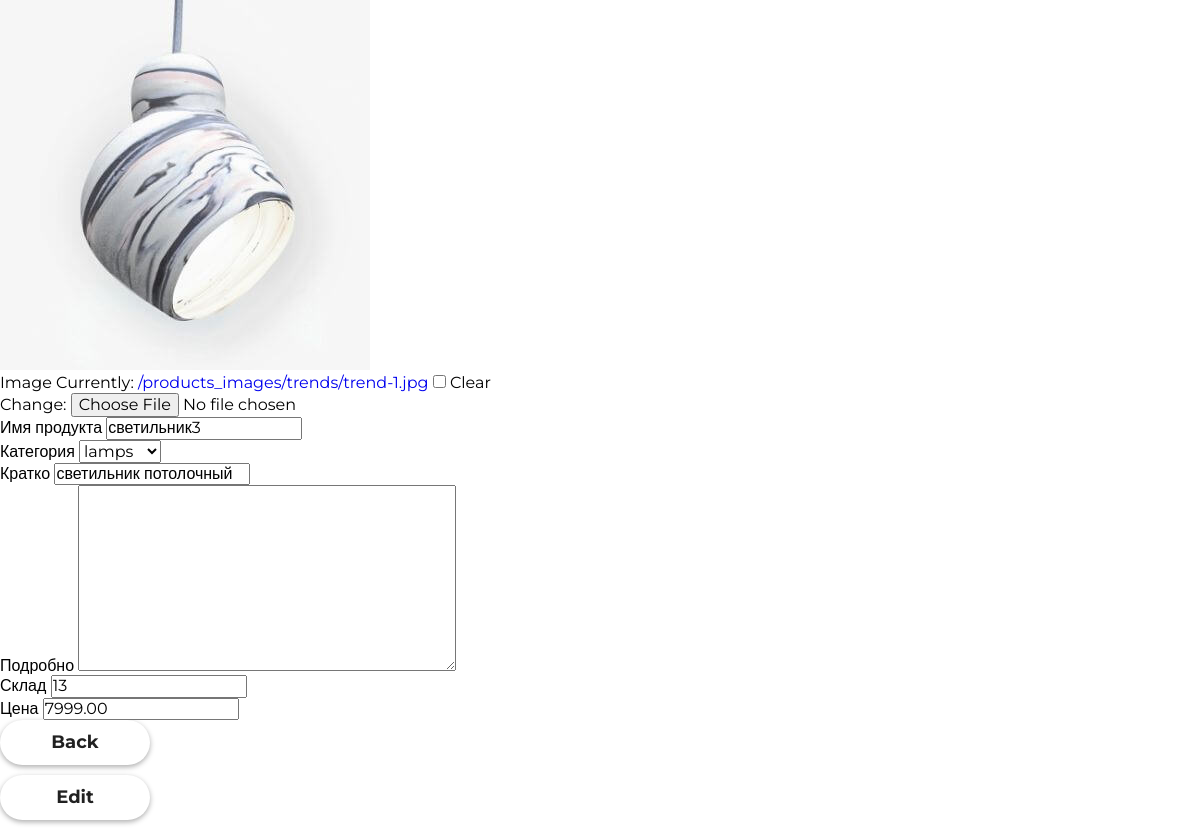
/products/product_list/12/, run on the app's committed database.
### mainapp/models.py (models this page shows, shortened)
class Product(models.Model):
    category = models.ForeignKey(ProductCategory, on_delete=models.CASCADE, verbose_name='Категория')
    name = models.CharField(verbose_name='имя продукта', max_length=128)
    image = models.ImageField(upload_to='products_images', blank=True, default='placeholder.png')
    short_desc = models.CharField(verbose_name='кратко', max_length=60, blank=True)
    description = models.TextField(verbose_name='подробно', blank=True)
    price = models.DecimalField(verbose_name='цена', max_digits=8, decimal_places=2, default=0)
    quantity = models.PositiveIntegerField(verbose_name='склад', default=0)

### mainapp/views/products.py (the view)
class ProductDetailView(FormMixin, DetailView):
    model = Product
    template_name = 'mainapp/product_detail.html'
    form_class = ProductFormModel
    def get_context_data(self, **kwargs):
        context = super(ProductDetailView, self).get_context_data(**kwargs)
        context['form'] = ProductFormModel(instance=self.object)
        context['button'] = 'Edit'
        context['type'] = 'detail'
        return context

### mainapp/forms/products.py
class ProductFormModel(forms.ModelForm):
    class Meta:
        model = Product
        fields = ['image', 'name', 'category', 'short_desc', 'description', 'quantity', 'price']

### mainapp/models.py (called while the page is built)
    def __str__(self):
        return self.name

### mainapp/templates/mainapp/product_detail.html (shortened to what this page needs)
{% extends "base.html" %}
{% load static %}
{% block container %}
    <img src="/media/{{ form.image.value|default:'placeholder.png'}}" alt="">
    <form action="" method="POST" enctype="multipart/form-data">
    {% for field in form  %}
        <div class="field">
            <label for="{{ field.name }}" class="form-field-label">
                {{ field.label }}
            </label>
            {{ field }}
        </div>
    {% endfor %}
        <a href="{% url 'products:product_list' %}" class="order-link button-link">Back</a>
        {% if type == 'create' %}
        <button type="submit" class="order-link button-link">{{ button }}</button>
        {% elif type == 'detail' %}
        <a href="{% url 'products:product_edit' pk=object.pk %}" class="order-link button-link">{{ button }}</a>
        {% elif type == 'edit' %}
        <button type="submit" class="order-link button-link save">{{ button }}</button>
        <a href="{% url 'products:product_delete' pk=object.pk %}" class="order-link button-link delete">Delete</a>
        {% elif type == 'delete' %}
        <button type="submit" class="order-link button-link delete">{{ button }}</button>
        {% endif %}
    </form>
{% endblock %}

### mainapp/static/mainapp/css/style.css (style rules this page uses)
* { margin: 0; padding: 0; }
body { font-family: 'Montserrat', sans-serif; background-color: white; }
a { text-decoration: none; }
.order-link { font-family: Montserrat; color: #212121; font-size: 18px; font-weight: 700; text-align: center; background-color: #ffffff; box-shadow: 0px 2px 4.85px 0.15px rgba(33, 33, 33, 0.35); width: 181px; height: 45px; line-height: 45px; display: block; border-radius: 22.5px; transition: 0.5s; padding-left: 16.5px; padding-right: 16.5px; }
.button-link { width: 150px; padding-left: unset; padding-right: unset; margin-bottom: 10px; }

### data on the page
Product: image.value (picture), form "светильник3" "lamps" "светильник потолочный" "13" "7999.00"

### other printed values
{{ field.label }} "Image" "Имя продукта" "Категория" "Кратко" "Подробно" "Склад" "Цена"
{{ button }} "Edit"
